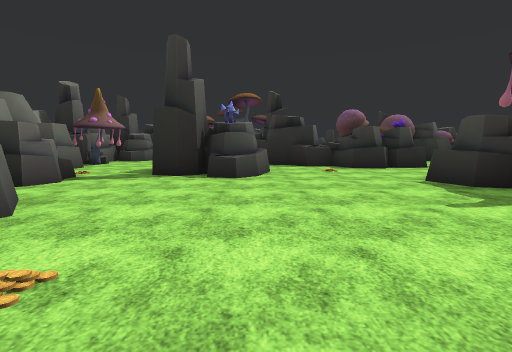
view 1 (above)

23 first-person views from a walk through a Unity game level. The camera is 1.4 m above the floor, tilts 6° down and sees 85° across. The floor is counted in squares, 2 m on a side. Each view is taken from the middle of a square. On the plan, view 1 faces up. The plan holds only what a view shows up to about 9 squares ahead; the rest is blank. The place goes on beyond the plan. The terrain is drawn as flat ground. The player character is not drawn. Some animated figures are not drawn. Some surface patterns are stand-ins.

view 2
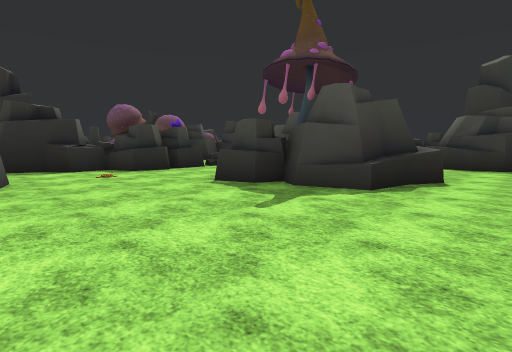

view 3
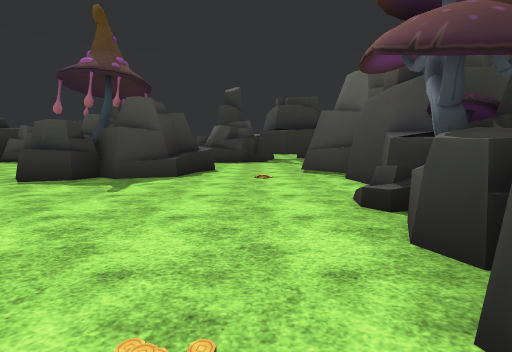

view 4
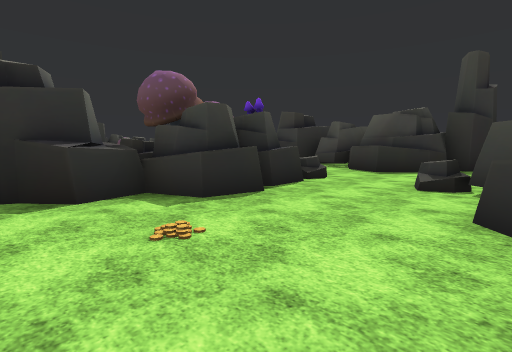

view 5
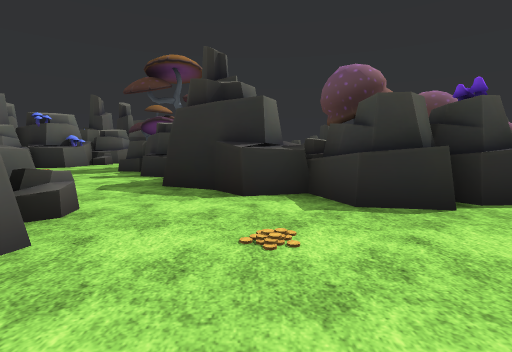

view 6
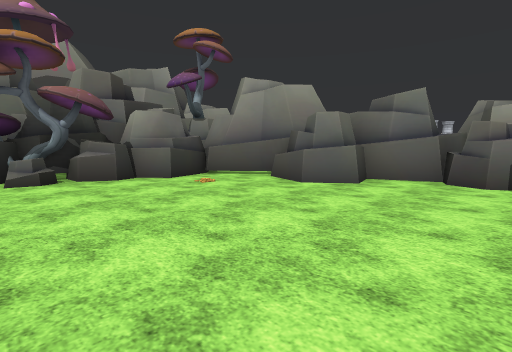

view 7
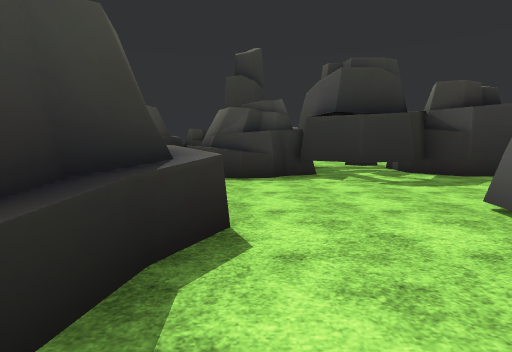

view 8
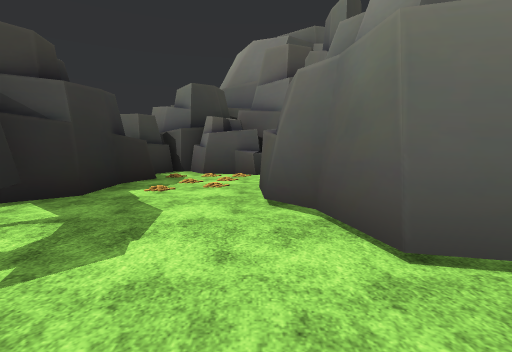

view 9
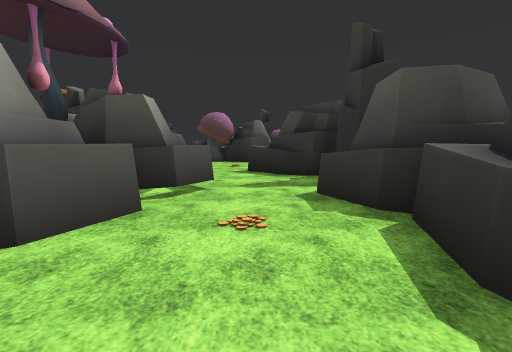

view 10
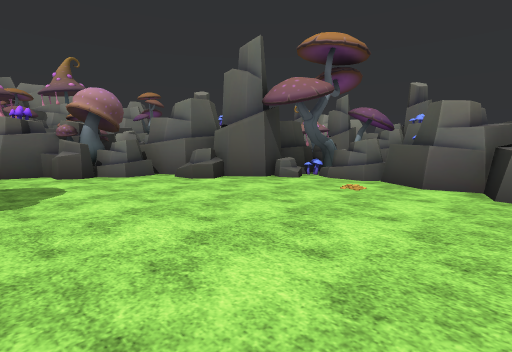

view 11
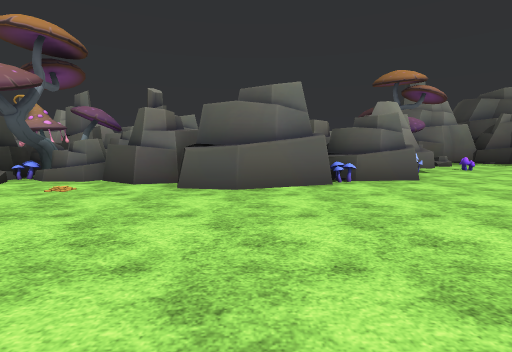

view 12
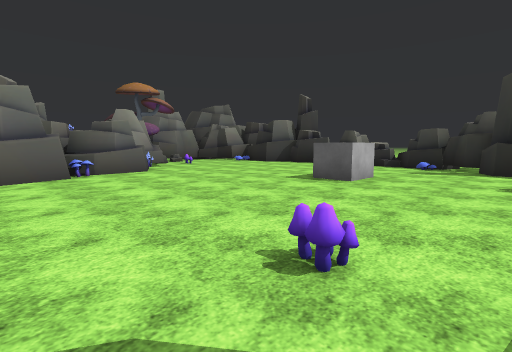

view 13
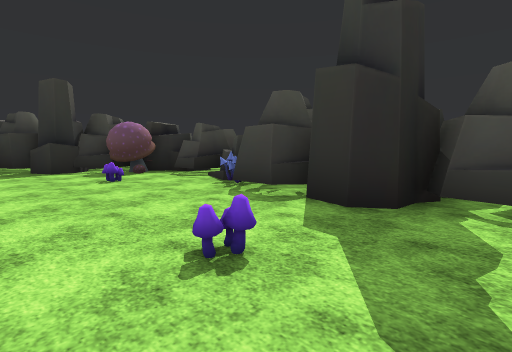

view 14
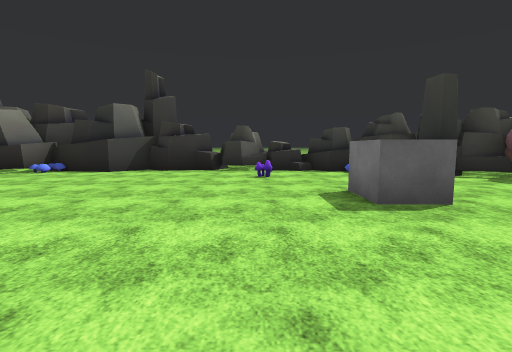

view 15
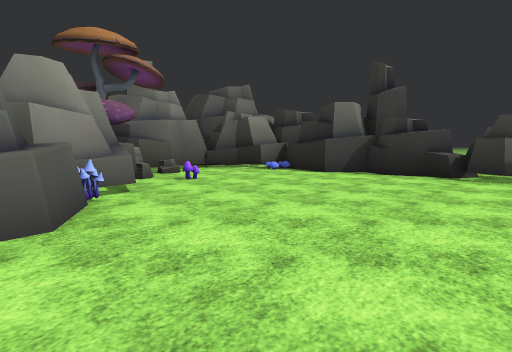

view 16
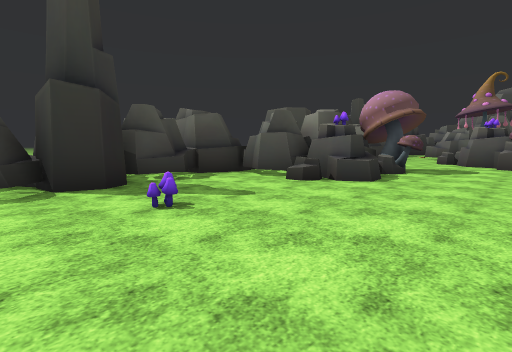

view 17
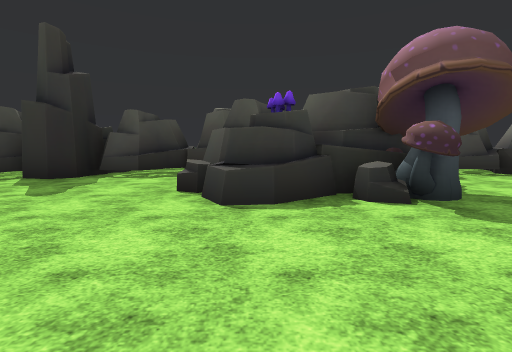

view 18
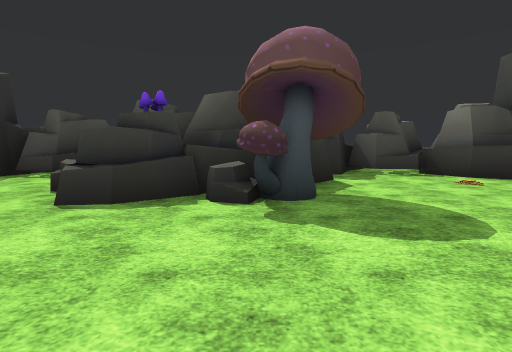

view 19
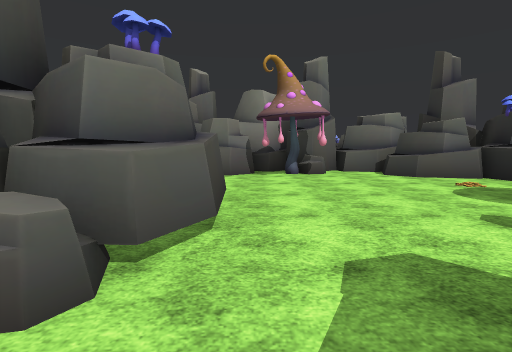

view 20
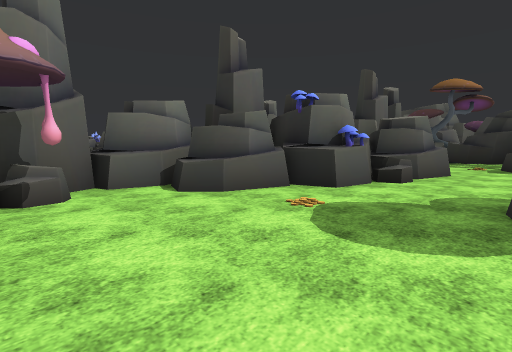

view 21
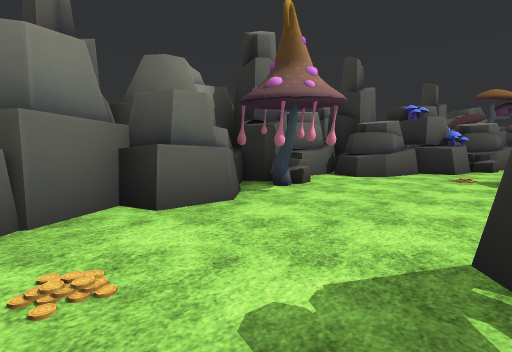

view 22
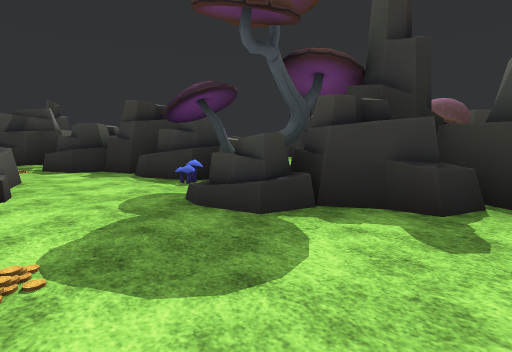

view 23
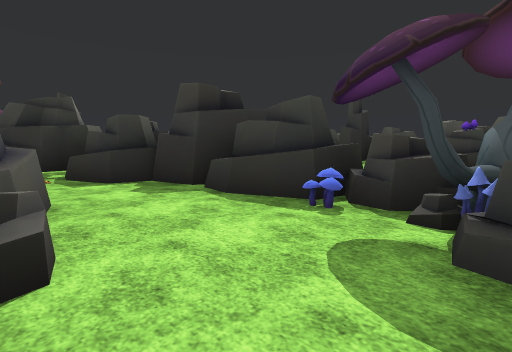

### Floor plan
Key: @ floor where view 1 was taken; # wall or solid block; . floor; = window, fence, low wall or low ledge; ^ raised ledge; R rock; M mushroom; O other object.
Columns run from 9 left of view 1 to 11 right of it. Each row starts with its distance up from view 1.
 32          R  R  RR
 31      #####RRRRRR OO
 30      #O##...R.RO#RO
 29     RR......M...RR#R
 28     #.............##R
 27     # .............RR
 26     #ORM......#..M.RR
 25       #^=..........RR
 24      ####..........R
 23       ###R........R#R
 22       .RRM........##R
 21       .RR R.....M..RR
 20       ..##R........R
 19      R..R#R.........R
 18    RRR..R#......RRRR#
 17   R##R..MR......RR R#
 16   R#M....R......RRR
 15  R#RR..RMMR.....R#
 14 R#RR...RR#RR.....RR
 13 R#R......RRR.......##
 12  ##R.....R##RR.....RR
 11  ###......##R#R....R#
 10  ###.......RR##R..###
  9   #R..R#RR...R....^#
  8   #....R#R.........#
  7   ##...#RR.....RR...R
  6    RR........RRR R..
  5    #RR.......RR##R.^#
  4   R##.........####.##
  3     #RR.......###=.##
  2     ##R.............#
  1      ##.............#
  0       #RR@.........##
 -1       ##RRR#.####..##
 -2        ##R####  #...#
 -3                 #...#
 -4                  ...#
 -5                  ...#
 -6                 RR..R
 -7                  R###

Positions as (right, up) in squares from view 1, and headings:
1: (0, 0), facing up
2: (0, 1), facing up-right
3: (-2, 1), facing right
4: (1, 6), facing up-right
5: (2, 6), facing up
6: (2, 6), facing down-left
7: (4, 2), facing right
8: (8, 1), facing down
9: (9, 1), facing up
10: (6, 19), facing down-left
11: (6, 20), facing left
12: (8, 20), facing up-left
13: (6, 20), facing up-right
14: (3, 22), facing up
15: (3, 23), facing up-left
16: (4, 23), facing down-right
17: (3, 17), facing right
18: (3, 15), facing right
19: (1, 10), facing left
20: (-2, 11), facing up-left
21: (-3, 7), facing up-left
22: (-4, 12), facing up-right
23: (-4, 15), facing up-right
